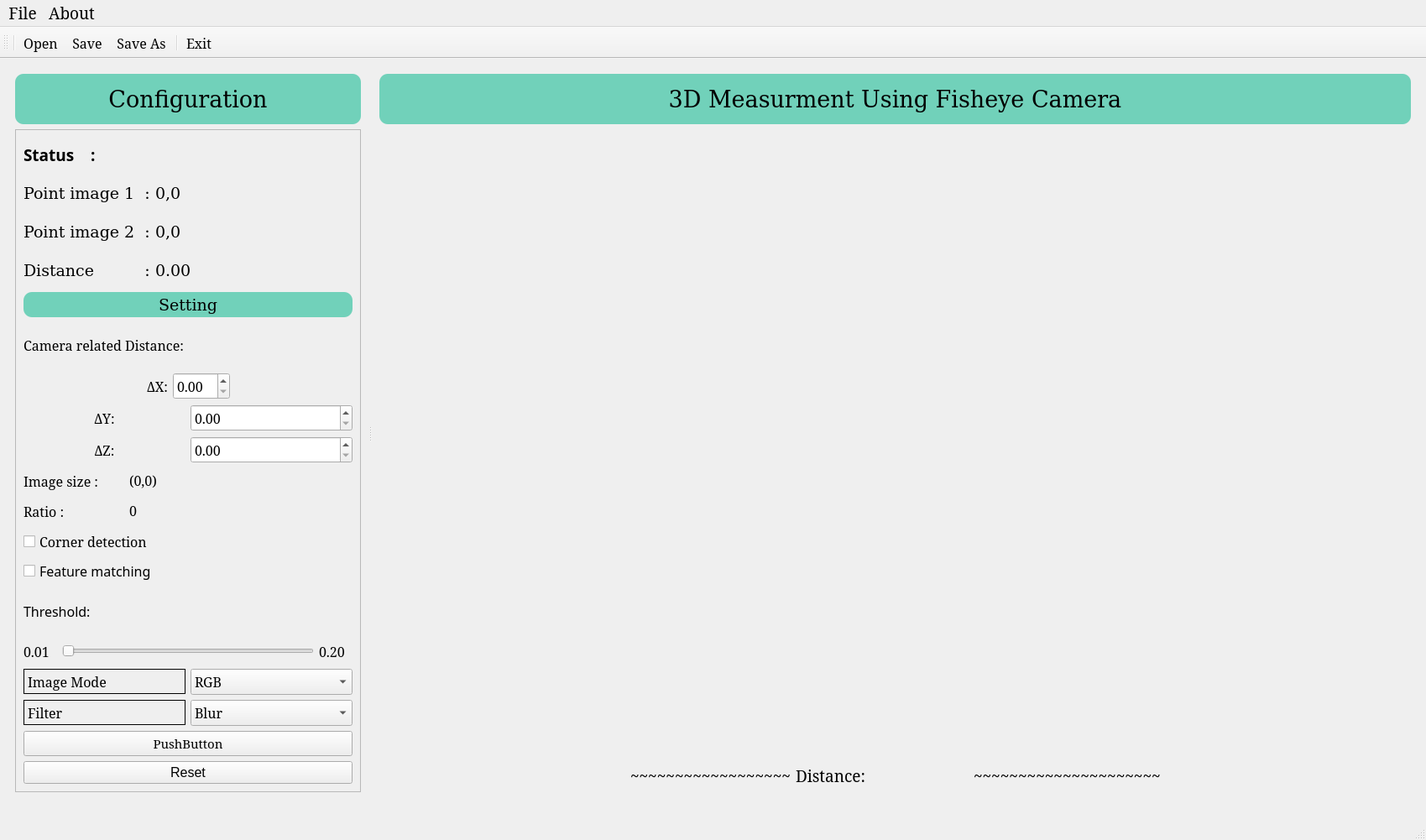
<?xml version="1.0" encoding="UTF-8"?>
<ui version="4.0">
 <class>MainWindow</class>
 <widget class="QMainWindow" name="MainWindow">
  <property name="geometry">
   <rect>
    <x>0</x>
    <y>0</y>
    <width>1699</width>
    <height>1001</height>
   </rect>
  </property>
  <property name="minimumSize">
   <size>
    <width>1600</width>
    <height>900</height>
   </size>
  </property>
  <property name="font">
   <font>
    <family>Serif</family>
    <pointsize>12</pointsize>
   </font>
  </property>
  <property name="windowTitle">
   <string>MainWindow</string>
  </property>
  <widget class="QWidget" name="centralwidget">
   <layout class="QVBoxLayout" name="verticalLayout_8">
    <item>
     <widget class="QSplitter" name="splitter">
      <property name="orientation">
       <enum>Qt::Horizontal</enum>
      </property>
      <widget class="QScrollArea" name="scrollArea">
       <property name="sizePolicy">
        <sizepolicy hsizetype="Preferred" vsizetype="Expanding">
         <horstretch>0</horstretch>
         <verstretch>0</verstretch>
        </sizepolicy>
       </property>
       <property name="minimumSize">
        <size>
         <width>420</width>
         <height>0</height>
        </size>
       </property>
       <property name="maximumSize">
        <size>
         <width>430</width>
         <height>16777215</height>
        </size>
       </property>
       <property name="frameShape">
        <enum>QFrame::NoFrame</enum>
       </property>
       <property name="verticalScrollBarPolicy">
        <enum>Qt::ScrollBarAsNeeded</enum>
       </property>
       <property name="widgetResizable">
        <bool>true</bool>
       </property>
       <widget class="QWidget" name="scrollAreaWidgetContents">
        <property name="geometry">
         <rect>
          <x>0</x>
          <y>0</y>
          <width>420</width>
          <height>879</height>
         </rect>
        </property>
        <layout class="QVBoxLayout" name="verticalLayout_2">
         <item>
          <widget class="QLabel" name="label_2">
           <property name="sizePolicy">
            <sizepolicy hsizetype="Preferred" vsizetype="Fixed">
             <horstretch>0</horstretch>
             <verstretch>0</verstretch>
            </sizepolicy>
           </property>
           <property name="minimumSize">
            <size>
             <width>0</width>
             <height>60</height>
            </size>
           </property>
           <property name="font">
            <font>
             <family>DejaVu Serif</family>
             <pointsize>20</pointsize>
            </font>
           </property>
           <property name="styleSheet">
            <string notr="true">background-color: #71D1BA;   
border-radius: 10px;</string>
           </property>
           <property name="frameShape">
            <enum>QFrame::Box</enum>
           </property>
           <property name="text">
            <string>Configuration</string>
           </property>
           <property name="alignment">
            <set>Qt::AlignCenter</set>
           </property>
          </widget>
         </item>
         <item>
          <widget class="QFrame" name="frame">
           <property name="frameShape">
            <enum>QFrame::StyledPanel</enum>
           </property>
           <property name="frameShadow">
            <enum>QFrame::Plain</enum>
           </property>
           <layout class="QVBoxLayout" name="verticalLayout_4">
            <item>
             <layout class="QHBoxLayout" name="horizontalLayout">
              <item>
               <widget class="QLabel" name="label_6">
                <property name="sizePolicy">
                 <sizepolicy hsizetype="Fixed" vsizetype="Fixed">
                  <horstretch>0</horstretch>
                  <verstretch>0</verstretch>
                 </sizepolicy>
                </property>
                <property name="minimumSize">
                 <size>
                  <width>80</width>
                  <height>40</height>
                 </size>
                </property>
                <property name="font">
                 <font>
                  <family>Sans Serif</family>
                  <pointsize>14</pointsize>
                  <weight>75</weight>
                  <bold>true</bold>
                 </font>
                </property>
                <property name="text">
                 <string>Status    :</string>
                </property>
               </widget>
              </item>
              <item>
               <widget class="QLabel" name="status_label">
                <property name="sizePolicy">
                 <sizepolicy hsizetype="Preferred" vsizetype="Fixed">
                  <horstretch>0</horstretch>
                  <verstretch>0</verstretch>
                 </sizepolicy>
                </property>
                <property name="maximumSize">
                 <size>
                  <width>16777215</width>
                  <height>16777215</height>
                 </size>
                </property>
                <property name="font">
                 <font>
                  <family>Sans Serif</family>
                  <pointsize>14</pointsize>
                  <weight>75</weight>
                  <bold>true</bold>
                 </font>
                </property>
                <property name="text">
                 <string/>
                </property>
               </widget>
              </item>
             </layout>
            </item>
            <item>
             <layout class="QVBoxLayout" name="verticalLayout_11">
              <item>
               <layout class="QHBoxLayout" name="horizontalLayout_13">
                <item>
                 <widget class="QLabel" name="label_15">
                  <property name="sizePolicy">
                   <sizepolicy hsizetype="Fixed" vsizetype="Fixed">
                    <horstretch>0</horstretch>
                    <verstretch>0</verstretch>
                   </sizepolicy>
                  </property>
                  <property name="minimumSize">
                   <size>
                    <width>120</width>
                    <height>40</height>
                   </size>
                  </property>
                  <property name="font">
                   <font>
                    <family>DejaVu Serif</family>
                    <pointsize>14</pointsize>
                   </font>
                  </property>
                  <property name="text">
                   <string>Point image 1  :</string>
                  </property>
                 </widget>
                </item>
                <item>
                 <widget class="QLabel" name="label_20">
                  <property name="sizePolicy">
                   <sizepolicy hsizetype="Preferred" vsizetype="Fixed">
                    <horstretch>0</horstretch>
                    <verstretch>0</verstretch>
                   </sizepolicy>
                  </property>
                  <property name="minimumSize">
                   <size>
                    <width>0</width>
                    <height>40</height>
                   </size>
                  </property>
                  <property name="font">
                   <font>
                    <family>DejaVu Serif</family>
                    <pointsize>14</pointsize>
                   </font>
                  </property>
                  <property name="text">
                   <string>0,0</string>
                  </property>
                 </widget>
                </item>
               </layout>
              </item>
              <item>
               <layout class="QHBoxLayout" name="horizontalLayout_14">
                <item>
                 <widget class="QLabel" name="label_16">
                  <property name="sizePolicy">
                   <sizepolicy hsizetype="Fixed" vsizetype="Fixed">
                    <horstretch>0</horstretch>
                    <verstretch>0</verstretch>
                   </sizepolicy>
                  </property>
                  <property name="minimumSize">
                   <size>
                    <width>120</width>
                    <height>40</height>
                   </size>
                  </property>
                  <property name="font">
                   <font>
                    <family>DejaVu Serif</family>
                    <pointsize>14</pointsize>
                   </font>
                  </property>
                  <property name="text">
                   <string>Point image 2  :</string>
                  </property>
                 </widget>
                </item>
                <item>
                 <widget class="QLabel" name="label_21">
                  <property name="sizePolicy">
                   <sizepolicy hsizetype="Preferred" vsizetype="Fixed">
                    <horstretch>0</horstretch>
                    <verstretch>0</verstretch>
                   </sizepolicy>
                  </property>
                  <property name="minimumSize">
                   <size>
                    <width>0</width>
                    <height>40</height>
                   </size>
                  </property>
                  <property name="font">
                   <font>
                    <family>DejaVu Serif</family>
                    <pointsize>14</pointsize>
                   </font>
                  </property>
                  <property name="text">
                   <string>0,0</string>
                  </property>
                 </widget>
                </item>
               </layout>
              </item>
              <item>
               <layout class="QHBoxLayout" name="horizontalLayout_15">
                <item>
                 <widget class="QLabel" name="label_17">
                  <property name="sizePolicy">
                   <sizepolicy hsizetype="Fixed" vsizetype="Fixed">
                    <horstretch>0</horstretch>
                    <verstretch>0</verstretch>
                   </sizepolicy>
                  </property>
                  <property name="minimumSize">
                   <size>
                    <width>120</width>
                    <height>40</height>
                   </size>
                  </property>
                  <property name="font">
                   <font>
                    <family>DejaVu Serif</family>
                    <pointsize>14</pointsize>
                   </font>
                  </property>
                  <property name="text">
                   <string>Distance          :</string>
                  </property>
                 </widget>
                </item>
                <item>
                 <widget class="QLabel" name="label_22">
                  <property name="sizePolicy">
                   <sizepolicy hsizetype="Preferred" vsizetype="Fixed">
                    <horstretch>0</horstretch>
                    <verstretch>0</verstretch>
                   </sizepolicy>
                  </property>
                  <property name="minimumSize">
                   <size>
                    <width>0</width>
                    <height>40</height>
                   </size>
                  </property>
                  <property name="font">
                   <font>
                    <family>DejaVu Serif</family>
                    <pointsize>14</pointsize>
                   </font>
                  </property>
                  <property name="text">
                   <string>0.00</string>
                  </property>
                 </widget>
                </item>
               </layout>
              </item>
             </layout>
            </item>
            <item>
             <widget class="QLabel" name="label_10">
              <property name="sizePolicy">
               <sizepolicy hsizetype="Preferred" vsizetype="Fixed">
                <horstretch>0</horstretch>
                <verstretch>0</verstretch>
               </sizepolicy>
              </property>
              <property name="minimumSize">
               <size>
                <width>0</width>
                <height>30</height>
               </size>
              </property>
              <property name="font">
               <font>
                <family>DejaVu Serif</family>
                <pointsize>14</pointsize>
               </font>
              </property>
              <property name="styleSheet">
               <string notr="true">background-color: #71D1BA;   
border-radius: 10px;</string>
              </property>
              <property name="frameShape">
               <enum>QFrame::Box</enum>
              </property>
              <property name="text">
               <string>Setting</string>
              </property>
              <property name="alignment">
               <set>Qt::AlignCenter</set>
              </property>
             </widget>
            </item>
            <item>
             <widget class="QLabel" name="label_23">
              <property name="text">
               <string>Camera related Distance:</string>
              </property>
             </widget>
            </item>
            <item>
             <layout class="QHBoxLayout" name="horizontalLayout_4">
              <item>
               <spacer name="horizontalSpacer_4">
                <property name="orientation">
                 <enum>Qt::Horizontal</enum>
                </property>
                <property name="sizeHint" stdset="0">
                 <size>
                  <width>40</width>
                  <height>20</height>
                 </size>
                </property>
               </spacer>
              </item>
              <item>
               <widget class="QLabel" name="label_25">
                <property name="maximumSize">
                 <size>
                  <width>16777215</width>
                  <height>60</height>
                 </size>
                </property>
                <property name="text">
                 <string>ΔX:</string>
                </property>
                <property name="alignment">
                 <set>Qt::AlignCenter</set>
                </property>
               </widget>
              </item>
              <item>
               <widget class="QDoubleSpinBox" name="doubleSpinBox"/>
              </item>
              <item>
               <spacer name="horizontalSpacer_3">
                <property name="orientation">
                 <enum>Qt::Horizontal</enum>
                </property>
                <property name="sizeHint" stdset="0">
                 <size>
                  <width>40</width>
                  <height>20</height>
                 </size>
                </property>
               </spacer>
              </item>
             </layout>
            </item>
            <item>
             <layout class="QHBoxLayout" name="horizontalLayout_11">
              <item>
               <widget class="QLabel" name="label_29">
                <property name="maximumSize">
                 <size>
                  <width>16777215</width>
                  <height>60</height>
                 </size>
                </property>
                <property name="text">
                 <string>ΔY:</string>
                </property>
                <property name="alignment">
                 <set>Qt::AlignCenter</set>
                </property>
               </widget>
              </item>
              <item>
               <widget class="QDoubleSpinBox" name="doubleSpinBox_2"/>
              </item>
             </layout>
            </item>
            <item>
             <layout class="QHBoxLayout" name="horizontalLayout_12">
              <item>
               <widget class="QLabel" name="label_37">
                <property name="maximumSize">
                 <size>
                  <width>16777215</width>
                  <height>60</height>
                 </size>
                </property>
                <property name="text">
                 <string>ΔZ:</string>
                </property>
                <property name="alignment">
                 <set>Qt::AlignCenter</set>
                </property>
               </widget>
              </item>
              <item>
               <widget class="QDoubleSpinBox" name="doubleSpinBox_3"/>
              </item>
             </layout>
            </item>
            <item>
             <layout class="QHBoxLayout" name="horizontalLayout_23">
              <item>
               <widget class="QLabel" name="label_36">
                <property name="minimumSize">
                 <size>
                  <width>0</width>
                  <height>30</height>
                 </size>
                </property>
                <property name="maximumSize">
                 <size>
                  <width>120</width>
                  <height>16777215</height>
                 </size>
                </property>
                <property name="font">
                 <font>
                  <family>Serif</family>
                  <pointsize>12</pointsize>
                 </font>
                </property>
                <property name="text">
                 <string>Image size : </string>
                </property>
               </widget>
              </item>
              <item>
               <widget class="QLabel" name="Image_size">
                <property name="sizePolicy">
                 <sizepolicy hsizetype="Preferred" vsizetype="Fixed">
                  <horstretch>0</horstretch>
                  <verstretch>0</verstretch>
                 </sizepolicy>
                </property>
                <property name="font">
                 <font>
                  <family>Serif</family>
                  <pointsize>12</pointsize>
                 </font>
                </property>
                <property name="text">
                 <string>(0,0)</string>
                </property>
               </widget>
              </item>
             </layout>
            </item>
            <item>
             <layout class="QHBoxLayout" name="horizontalLayout_31">
              <item>
               <widget class="QLabel" name="label_51">
                <property name="minimumSize">
                 <size>
                  <width>0</width>
                  <height>30</height>
                 </size>
                </property>
                <property name="maximumSize">
                 <size>
                  <width>120</width>
                  <height>16777215</height>
                 </size>
                </property>
                <property name="font">
                 <font>
                  <family>Serif</family>
                  <pointsize>12</pointsize>
                 </font>
                </property>
                <property name="text">
                 <string>Ratio :</string>
                </property>
               </widget>
              </item>
              <item>
               <widget class="QLabel" name="ratio_image">
                <property name="sizePolicy">
                 <sizepolicy hsizetype="Preferred" vsizetype="Fixed">
                  <horstretch>0</horstretch>
                  <verstretch>0</verstretch>
                 </sizepolicy>
                </property>
                <property name="font">
                 <font>
                  <family>Serif</family>
                  <pointsize>12</pointsize>
                 </font>
                </property>
                <property name="text">
                 <string>0</string>
                </property>
               </widget>
              </item>
             </layout>
            </item>
            <item>
             <widget class="QCheckBox" name="checkBox">
              <property name="minimumSize">
               <size>
                <width>0</width>
                <height>30</height>
               </size>
              </property>
              <property name="font">
               <font>
                <pointsize>12</pointsize>
               </font>
              </property>
              <property name="text">
               <string>Corner detection</string>
              </property>
             </widget>
            </item>
            <item>
             <widget class="QCheckBox" name="checkBox_3">
              <property name="font">
               <font>
                <family>Sans Serif</family>
                <pointsize>12</pointsize>
               </font>
              </property>
              <property name="text">
               <string>Feature matching</string>
              </property>
             </widget>
            </item>
            <item>
             <widget class="QLabel" name="label_19">
              <property name="minimumSize">
               <size>
                <width>0</width>
                <height>30</height>
               </size>
              </property>
              <property name="font">
               <font>
                <family>Sans Serif</family>
                <pointsize>12</pointsize>
               </font>
              </property>
              <property name="text">
               <string>Threshold:</string>
              </property>
             </widget>
            </item>
            <item>
             <layout class="QHBoxLayout" name="horizontalLayout_9">
              <item>
               <widget class="QLabel" name="label_5">
                <property name="sizePolicy">
                 <sizepolicy hsizetype="Fixed" vsizetype="Fixed">
                  <horstretch>0</horstretch>
                  <verstretch>0</verstretch>
                 </sizepolicy>
                </property>
                <property name="minimumSize">
                 <size>
                  <width>40</width>
                  <height>30</height>
                 </size>
                </property>
                <property name="text">
                 <string>0.01</string>
                </property>
               </widget>
              </item>
              <item>
               <widget class="QSlider" name="horizontalSlider">
                <property name="sizePolicy">
                 <sizepolicy hsizetype="Expanding" vsizetype="Fixed">
                  <horstretch>0</horstretch>
                  <verstretch>0</verstretch>
                 </sizepolicy>
                </property>
                <property name="minimumSize">
                 <size>
                  <width>0</width>
                  <height>30</height>
                 </size>
                </property>
                <property name="orientation">
                 <enum>Qt::Horizontal</enum>
                </property>
               </widget>
              </item>
              <item>
               <widget class="QLabel" name="label_18">
                <property name="sizePolicy">
                 <sizepolicy hsizetype="Fixed" vsizetype="Fixed">
                  <horstretch>0</horstretch>
                  <verstretch>0</verstretch>
                 </sizepolicy>
                </property>
                <property name="minimumSize">
                 <size>
                  <width>40</width>
                  <height>30</height>
                 </size>
                </property>
                <property name="text">
                 <string>0.20</string>
                </property>
               </widget>
              </item>
             </layout>
            </item>
            <item>
             <layout class="QHBoxLayout" name="horizontalLayout_3">
              <item>
               <widget class="QLabel" name="label_3">
                <property name="sizePolicy">
                 <sizepolicy hsizetype="Preferred" vsizetype="Fixed">
                  <horstretch>0</horstretch>
                  <verstretch>0</verstretch>
                 </sizepolicy>
                </property>
                <property name="minimumSize">
                 <size>
                  <width>0</width>
                  <height>30</height>
                 </size>
                </property>
                <property name="font">
                 <font>
                  <pointsize>12</pointsize>
                 </font>
                </property>
                <property name="frameShape">
                 <enum>QFrame::Box</enum>
                </property>
                <property name="text">
                 <string>Image Mode</string>
                </property>
               </widget>
              </item>
              <item>
               <widget class="QComboBox" name="comboBox_2">
                <property name="sizePolicy">
                 <sizepolicy hsizetype="Preferred" vsizetype="Fixed">
                  <horstretch>0</horstretch>
                  <verstretch>0</verstretch>
                 </sizepolicy>
                </property>
                <property name="minimumSize">
                 <size>
                  <width>0</width>
                  <height>30</height>
                 </size>
                </property>
                <property name="font">
                 <font>
                  <pointsize>12</pointsize>
                 </font>
                </property>
                <item>
                 <property name="text">
                  <string>RGB</string>
                 </property>
                </item>
                <item>
                 <property name="text">
                  <string>Grayscale</string>
                 </property>
                </item>
                <item>
                 <property name="text">
                  <string>BGR</string>
                 </property>
                </item>
               </widget>
              </item>
             </layout>
            </item>
            <item>
             <layout class="QHBoxLayout" name="horizontalLayout_5">
              <item>
               <widget class="QLabel" name="label_7">
                <property name="sizePolicy">
                 <sizepolicy hsizetype="Preferred" vsizetype="Fixed">
                  <horstretch>0</horstretch>
                  <verstretch>0</verstretch>
                 </sizepolicy>
                </property>
                <property name="minimumSize">
                 <size>
                  <width>0</width>
                  <height>30</height>
                 </size>
                </property>
                <property name="frameShape">
                 <enum>QFrame::Box</enum>
                </property>
                <property name="text">
                 <string>Filter</string>
                </property>
               </widget>
              </item>
              <item>
               <widget class="QComboBox" name="comboBox_3">
                <item>
                 <property name="text">
                  <string>Blur</string>
                 </property>
                </item>
                <item>
                 <property name="text">
                  <string>Sharpen</string>
                 </property>
                </item>
                <item>
                 <property name="text">
                  <string>Edge detect</string>
                 </property>
                </item>
               </widget>
              </item>
             </layout>
            </item>
            <item>
             <widget class="QPushButton" name="pushButton_4">
              <property name="minimumSize">
               <size>
                <width>0</width>
                <height>30</height>
               </size>
              </property>
              <property name="font">
               <font>
                <pointsize>11</pointsize>
               </font>
              </property>
              <property name="text">
               <string>PushButton</string>
              </property>
             </widget>
            </item>
            <item>
             <widget class="QPushButton" name="pushButton">
              <property name="font">
               <font>
                <family>MS Sans Serif</family>
                <pointsize>12</pointsize>
               </font>
              </property>
              <property name="text">
               <string>Reset</string>
              </property>
             </widget>
            </item>
           </layout>
          </widget>
         </item>
        </layout>
       </widget>
      </widget>
      <widget class="QFrame" name="verticalFrame">
       <property name="minimumSize">
        <size>
         <width>0</width>
         <height>0</height>
        </size>
       </property>
       <property name="font">
        <font>
         <family>Serif</family>
         <pointsize>14</pointsize>
        </font>
       </property>
       <layout class="QVBoxLayout" name="verticalLayout">
        <item>
         <widget class="QLabel" name="label_9">
          <property name="sizePolicy">
           <sizepolicy hsizetype="Preferred" vsizetype="Fixed">
            <horstretch>0</horstretch>
            <verstretch>0</verstretch>
           </sizepolicy>
          </property>
          <property name="minimumSize">
           <size>
            <width>0</width>
            <height>60</height>
           </size>
          </property>
          <property name="font">
           <font>
            <family>DejaVu Serif</family>
            <pointsize>20</pointsize>
           </font>
          </property>
          <property name="styleSheet">
           <string notr="true">background-color: #71D1BA;   
border-radius: 10px;</string>
          </property>
          <property name="frameShape">
           <enum>QFrame::Box</enum>
          </property>
          <property name="text">
           <string>3D Measurment Using Fisheye Camera</string>
          </property>
          <property name="alignment">
           <set>Qt::AlignCenter</set>
          </property>
         </widget>
        </item>
        <item>
         <spacer name="verticalSpacer_7">
          <property name="orientation">
           <enum>Qt::Vertical</enum>
          </property>
          <property name="sizeType">
           <enum>QSizePolicy::Fixed</enum>
          </property>
          <property name="sizeHint" stdset="0">
           <size>
            <width>20</width>
            <height>10</height>
           </size>
          </property>
         </spacer>
        </item>
        <item>
         <layout class="QHBoxLayout" name="horizontalLayout_2">
          <item>
           <layout class="QVBoxLayout" name="verticalLayout_13">
            <item>
             <widget class="QLabel" name="label_8">
              <property name="frameShape">
               <enum>QFrame::NoFrame</enum>
              </property>
              <property name="text">
               <string/>
              </property>
              <property name="alignment">
               <set>Qt::AlignCenter</set>
              </property>
             </widget>
            </item>
           </layout>
          </item>
          <item>
           <spacer name="horizontalSpacer_11">
            <property name="orientation">
             <enum>Qt::Horizontal</enum>
            </property>
            <property name="sizeType">
             <enum>QSizePolicy::Fixed</enum>
            </property>
            <property name="sizeHint" stdset="0">
             <size>
              <width>20</width>
              <height>20</height>
             </size>
            </property>
           </spacer>
          </item>
          <item>
           <layout class="QVBoxLayout" name="verticalLayout_12">
            <item>
             <widget class="QLabel" name="label_4">
              <property name="frameShape">
               <enum>QFrame::NoFrame</enum>
              </property>
              <property name="text">
               <string/>
              </property>
              <property name="alignment">
               <set>Qt::AlignCenter</set>
              </property>
             </widget>
            </item>
           </layout>
          </item>
         </layout>
        </item>
        <item>
         <spacer name="verticalSpacer">
          <property name="orientation">
           <enum>Qt::Vertical</enum>
          </property>
          <property name="sizeType">
           <enum>QSizePolicy::Fixed</enum>
          </property>
          <property name="sizeHint" stdset="0">
           <size>
            <width>20</width>
            <height>20</height>
           </size>
          </property>
         </spacer>
        </item>
        <item>
         <layout class="QHBoxLayout" name="horizontalLayout_8">
          <item>
           <spacer name="horizontalSpacer">
            <property name="orientation">
             <enum>Qt::Horizontal</enum>
            </property>
            <property name="sizeHint" stdset="0">
             <size>
              <width>40</width>
              <height>20</height>
             </size>
            </property>
           </spacer>
          </item>
          <item>
           <widget class="QLabel" name="label_13">
            <property name="sizePolicy">
             <sizepolicy hsizetype="Preferred" vsizetype="Fixed">
              <horstretch>0</horstretch>
              <verstretch>0</verstretch>
             </sizepolicy>
            </property>
            <property name="minimumSize">
             <size>
              <width>0</width>
              <height>40</height>
             </size>
            </property>
            <property name="text">
             <string>~~~~~~~~~~~~~~~~~~</string>
            </property>
           </widget>
          </item>
          <item>
           <widget class="QLabel" name="label_12">
            <property name="sizePolicy">
             <sizepolicy hsizetype="Preferred" vsizetype="Fixed">
              <horstretch>0</horstretch>
              <verstretch>0</verstretch>
             </sizepolicy>
            </property>
            <property name="minimumSize">
             <size>
              <width>100</width>
              <height>40</height>
             </size>
            </property>
            <property name="text">
             <string>Distance:</string>
            </property>
           </widget>
          </item>
          <item>
           <widget class="QLabel" name="label_11">
            <property name="sizePolicy">
             <sizepolicy hsizetype="Preferred" vsizetype="Fixed">
              <horstretch>0</horstretch>
              <verstretch>0</verstretch>
             </sizepolicy>
            </property>
            <property name="minimumSize">
             <size>
              <width>100</width>
              <height>40</height>
             </size>
            </property>
            <property name="text">
             <string/>
            </property>
           </widget>
          </item>
          <item>
           <widget class="QLabel" name="label_14">
            <property name="sizePolicy">
             <sizepolicy hsizetype="Preferred" vsizetype="Fixed">
              <horstretch>0</horstretch>
              <verstretch>0</verstretch>
             </sizepolicy>
            </property>
            <property name="minimumSize">
             <size>
              <width>0</width>
              <height>40</height>
             </size>
            </property>
            <property name="text">
             <string>~~~~~~~~~~~~~~~~~~~~~</string>
            </property>
           </widget>
          </item>
          <item>
           <spacer name="horizontalSpacer_2">
            <property name="orientation">
             <enum>Qt::Horizontal</enum>
            </property>
            <property name="sizeHint" stdset="0">
             <size>
              <width>40</width>
              <height>20</height>
             </size>
            </property>
           </spacer>
          </item>
         </layout>
        </item>
       </layout>
      </widget>
     </widget>
    </item>
    <item>
     <widget class="QLabel" name="label">
      <property name="sizePolicy">
       <sizepolicy hsizetype="Preferred" vsizetype="Fixed">
        <horstretch>0</horstretch>
        <verstretch>0</verstretch>
       </sizepolicy>
      </property>
      <property name="maximumSize">
       <size>
        <width>16777215</width>
        <height>5</height>
       </size>
      </property>
      <property name="frameShape">
       <enum>QFrame::NoFrame</enum>
      </property>
      <property name="lineWidth">
       <number>0</number>
      </property>
      <property name="text">
       <string/>
      </property>
     </widget>
    </item>
   </layout>
  </widget>
  <widget class="QMenuBar" name="menubar">
   <property name="geometry">
    <rect>
     <x>0</x>
     <y>0</y>
     <width>1699</width>
     <height>30</height>
    </rect>
   </property>
   <property name="minimumSize">
    <size>
     <width>0</width>
     <height>30</height>
    </size>
   </property>
   <property name="font">
    <font>
     <pointsize>14</pointsize>
    </font>
   </property>
   <widget class="QMenu" name="menuFile">
    <property name="title">
     <string>File</string>
    </property>
    <addaction name="actionOpen"/>
    <addaction name="separator"/>
    <addaction name="actionSave"/>
    <addaction name="actionSave_As"/>
    <addaction name="separator"/>
    <addaction name="actionExit"/>
    <addaction name="separator"/>
    <addaction name="actionte"/>
   </widget>
   <widget class="QMenu" name="menuAbout">
    <property name="title">
     <string>About</string>
    </property>
    <widget class="QMenu" name="menuHelp">
     <property name="title">
      <string>Help</string>
     </property>
     <addaction name="actiontest"/>
     <addaction name="actiontest1"/>
    </widget>
    <addaction name="menuHelp"/>
    <addaction name="actionAbout_Us"/>
   </widget>
   <addaction name="menuFile"/>
   <addaction name="menuAbout"/>
  </widget>
  <widget class="QStatusBar" name="statusbar"/>
  <widget class="QToolBar" name="toolBar">
   <property name="minimumSize">
    <size>
     <width>0</width>
     <height>34</height>
    </size>
   </property>
   <property name="baseSize">
    <size>
     <width>0</width>
     <height>0</height>
    </size>
   </property>
   <property name="windowTitle">
    <string>toolBar</string>
   </property>
   <attribute name="toolBarArea">
    <enum>TopToolBarArea</enum>
   </attribute>
   <attribute name="toolBarBreak">
    <bool>false</bool>
   </attribute>
   <addaction name="separator"/>
   <addaction name="actionOpen"/>
   <addaction name="actionSave"/>
   <addaction name="actionSave_As"/>
   <addaction name="separator"/>
   <addaction name="actionExit"/>
  </widget>
  <action name="actionOpen">
   <property name="icon">
    <iconset>
     <normaloff>../../../Corner_detection/src/GUI/assets/open.png</normaloff>../../../Corner_detection/src/GUI/assets/open.png</iconset>
   </property>
   <property name="text">
    <string>Open</string>
   </property>
  </action>
  <action name="actionSave">
   <property name="icon">
    <iconset>
     <normaloff>../../../Corner_detection/src/GUI/assets/save.png</normaloff>../../../Corner_detection/src/GUI/assets/save.png</iconset>
   </property>
   <property name="text">
    <string>Save</string>
   </property>
  </action>
  <action name="actionSave_As">
   <property name="icon">
    <iconset>
     <normaloff>../../../Corner_detection/src/GUI/assets/SaveAs.png</normaloff>../../../Corner_detection/src/GUI/assets/SaveAs.png</iconset>
   </property>
   <property name="text">
    <string>Save As</string>
   </property>
  </action>
  <action name="actionExit">
   <property name="icon">
    <iconset>
     <normaloff>../../../Corner_detection/src/GUI/assets/Quit.png</normaloff>../../../Corner_detection/src/GUI/assets/Quit.png</iconset>
   </property>
   <property name="text">
    <string>Exit</string>
   </property>
  </action>
  <action name="actionAbout_Us">
   <property name="text">
    <string>About Us</string>
   </property>
  </action>
  <action name="actiontest">
   <property name="text">
    <string>test</string>
   </property>
  </action>
  <action name="actiontest1">
   <property name="text">
    <string>test1</string>
   </property>
  </action>
  <action name="actionte">
   <property name="text">
    <string>te</string>
   </property>
  </action>
 </widget>
 <resources/>
 <connections/>
</ui>
